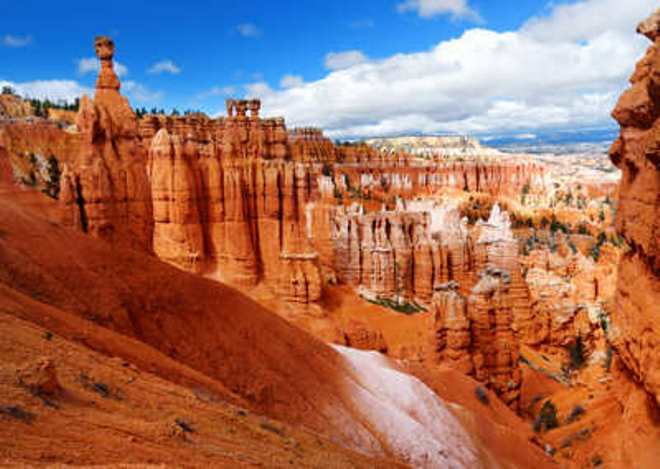
#> input picture dip_pics/canyon.jpg, 660 x 469 px
$ jupyter execute spatial_ops.ipynb   (shell and % lines are left out)
#> lines starting #> are read from the running program, lines starting #| are printed output that depends on the picture
### dip_utils/vis_utils.py
'''
Image Processing Visualization Utilities
stough, 202-

Includes RGB color cube and three-channel histogramming.
Also a lab_uniform, which normalizes the perceived intensity of
custom colormaps.
'''

import matplotlib.pyplot as plt
import numpy as np
import skimage.color as color
# from mpl_toolkits.mplot3d import Axes3D
from matplotlib import cm # all the colormaps...

from matplotlib import animation
from IPython.display import HTML, Image
import cv2
import os


# [187 lines left out: functions vis_rgb_cube, vis_hsv_cube, vis_lab_cube, vis_ybr_cube, vis_image, not called in this run]


def vis_hists(I, bins = 256):
    '''
    vis_hists(I): plot the image and its three-channel histograms together.
    '''
#     assert len(I.shape)==3 and I.shape[-1]==3, \
#            f'vis_hists Error: I.shape should be 3-channel, got {I.shape}.'

    _, allbins = np.histogram(I.ravel(), bins=bins)

    f, axarr = plt.subplots(1,2, figsize=(9, 3))

    axarr[0].imshow(I, cmap=[None, 'gray'][len(I.shape)==2]) #https://matplotlib.org/api/_as_gen/matplotlib.pyplot.imshow.html
    axarr[0].set_title('Image')

    if len(I.shape) == 2:
        axarr[1].hist(I.ravel(), allbins, alpha = .8, label = 'gray', color = 'k');
    else:
        axarr[1].hist(I[...,0].ravel(), allbins, alpha = .6, label = 'red', color = 'r');
        axarr[1].hist(I[...,1].ravel(), allbins, alpha = .6, label = 'green', color = 'g');
        axarr[1].hist(I[...,2].ravel(), allbins, alpha = .6, label = 'blue', color = 'b');
    axarr[1].legend(loc = 'upper right');
    plt.tight_layout()


def vis_pair(I, J, figsize = (8,3), shared = True,
             first_title = 'Original', second_title = 'New',
             show_ticks = True, **kwargs):
    '''
    vis_pair(I, J, figsize = (8,3), shared = True, first_title = 'Original', second_title = 'New'):
    produce a plot of images I and J together. By default takes care of sharing axes to provide
    a little 1x2 plot without all the coding.
    '''
    f, ax = plt.subplots(1,2, figsize=figsize, sharex = shared, sharey = shared)
    ax[0].imshow(I, **kwargs)
    ax[0].set_title(first_title)
    ax[1].imshow(J, **kwargs)
    ax[1].set_title(second_title)

    if not show_ticks:
        [a.axes.get_xaxis().set_visible(False) for a in ax];
        [a.axes.get_yaxis().set_visible(False) for a in ax];

    plt.tight_layout()

# [133 lines left out: functions vis_triple, lab_uniform, vis_surface, loadvideo, makeVideo, not called in this run]

### dip_utils/matrix_utils.py
"""
Simple Matrix Utilities
stough, 202-
"""

import numpy as np

# Given an ndarray, returns a tuple of info...
def arr_info(arr):
    """
    arr_info(arr): return a tuple of shape, type, min, and max for the ndarray arr.
    """
    return arr.shape, arr.dtype, arr.min(), arr.max()


# [9 lines left out: function make_linmap, not called in this run]

### SpatialFiltering/spatial_ops.ipynb
# Spatial Operations
stough 202-

1. [Predictive Coding from spatial operations perspective](#predictive)
1. [Unsharp Masking](#unsharp)
1. [Gradient Maps](#gradient)

To this point we have generally thought of images as collections of **independent** pixels, organized in a grid for sure but not really thought of as a connected collection. We have heavily considered the [histograms of images](../NumpyAndVisualization/matplotlib_tutorial.ipynb#Histograms) for use in [contrast enhancement](../Enhancement/enhance_histeq.ipynb) and [compression](../Entropy/entropy_intro.ipynb), where histogramming completely destroys the spatial relationships that these pixels have with one another. In considering entropy in fact, we modeled our image as a sequence of **independent and identically distributed (iid)** symbols sampled from the histogram (probability distribution).

We did hint at the importance of **spatial coherence**, which is exactly the way in which images are not iid sequences. We saw that **predictive coding**, using neighbors of a pixel to predict that pixel and then encoding only the error of prediction, leads to much more highly compressible signals than the images themselves. Were pixels iid, then such an encoding would be of no benefit. If our [power transform](../Enhancement/enhance_transfer.ipynb#power) is an example of a single-pixel operation (or point transform), then predictive coding is an example of a **spatial or neighborhood operation**.

**Spatial operations** are operations that we apply to the pixels of an image that take into account the neighborhood of a pixel. Linear versions of such operations are also called **spatial filters**. We're basically looking at the neighborhood of a pixel and computing a linear combination of the values/intensities in that neighborhood.

Here we're going to look at some spatial operations using [`scipy.ndimage.correlate`](https://docs.scipy.org/doc/scipy/reference/generated/scipy.ndimage.correlate.html).

## Imports
Bringing in [`scipy.ndimage.correlate`](https://docs.scipy.org/doc/scipy/reference/generated/scipy.ndimage.correlate.html) and [`convolve`](https://docs.scipy.org/doc/scipy/reference/generated/scipy.signal.convolve.html).

[cell 1]
import matplotlib.pyplot as plt
import numpy as np

# For spatial filtering/operations
from scipy.ndimage import (correlate,
                           convolve)

# For importing from alternative directory sources
import sys
sys.path.insert(0, '../dip_utils')

from matrix_utils import (arr_info,
                          make_linmap)
from vis_utils import (vis_rgb_cube,
                       vis_hists,
                       vis_pair)

<a id='predictive'></a>

## Review Predictive Coding
Instead of directly using `np.diff`, we can use correlate.

[cell 2]
I = plt.imread('../dip_pics/canyon.jpg')
#> I is the input picture: shape (469, 660, 3); mean R, G, B 158.2, 110, 96.4
vis_hists(I)
#> in vis_hists, `_, allbins = np.histogram(I.ravel(), bins=bins)`: allbins = 257 values from 0 to 255
#> (the call stopped at in vis_hists, `f, axarr = plt.subplots(1,2, figsize=(9, 3))`: IPython is not available in this run)
print(arr_info(I))
#| ((469, 660, 3), dtype('uint8'), 0, 255)

[cell 3]
J = I[...,0]
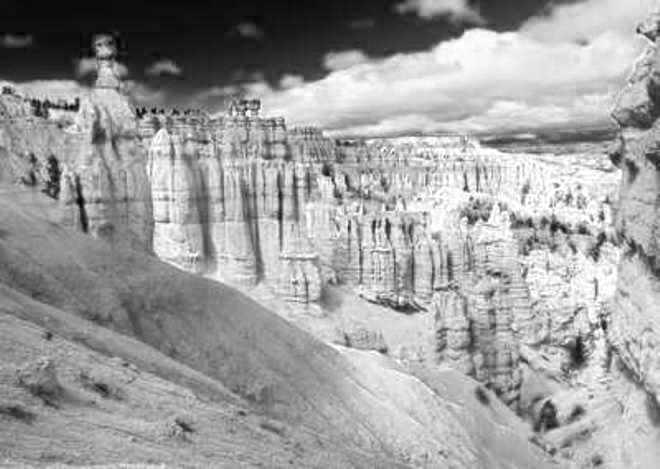
#> J: shape (469, 660); min 0, max 255, mean 158.2
vis_hists(J)
#> (the call stopped at in vis_hists, `f, axarr = plt.subplots(1,2, figsize=(9, 3))`: IPython is not available in this run)

[cell 4]
h = np.array([-1, 1], ndmin=2).astype('int16')

[cell 5]
h

[cell 6]
arr_info(h)

[cell 7]
Jf = correlate(J.astype('int16'), h, mode='constant', cval=0)
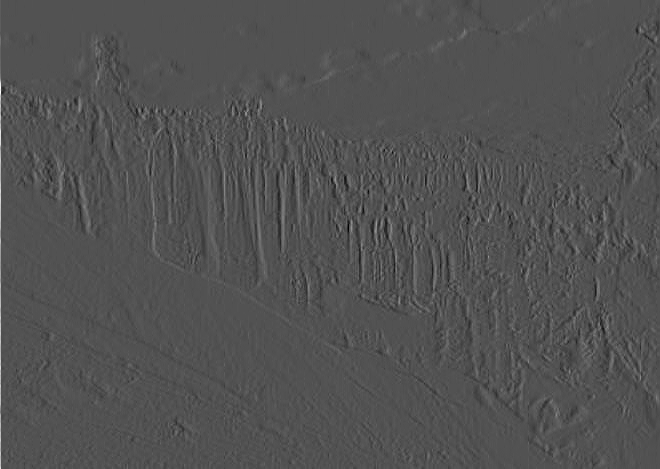
#> Jf: shape (469, 660) int16; min -113, max 238, mean 0.2; drawn with min black and max white
arr_info(Jf)

[cell 8]
vis_hists(Jf)
#> (the call stopped at in vis_hists, `f, axarr = plt.subplots(1,2, figsize=(9, 3))`: IPython is not available in this run)

<a id='unsharp'></a>

## Unsharp Masking
Above we saw how to use a spatial filter to get at local pixel differences.
Here we'll use a blur to actually sharpen the edges in an image. In the below, we basically recalculate every pixel to actually be the average of its neighborhood, here just a 5x5 neighborhood.

[cell 9]
h = np.ones((5,5))/25.0
h

[cell 10]
Jf = correlate(J.astype('float'), h, mode='constant', cval=0)
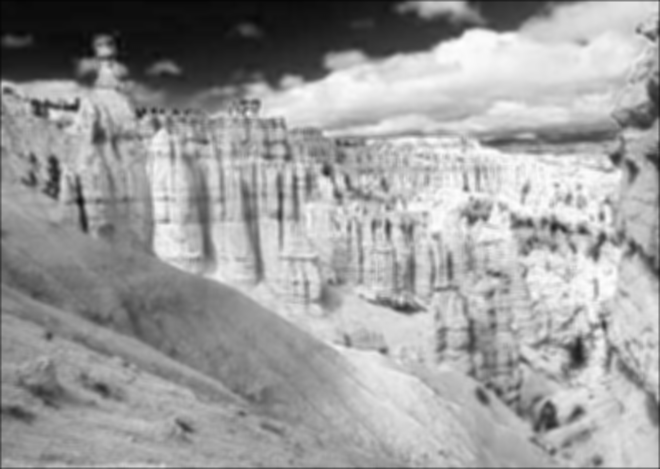
#> Jf: shape (469, 660) float64; min 5, max 254.6, mean 157.6

[cell 11]
vis_pair(J, Jf, cmap='gray', second_title="Blurred")
#> (the call stopped at in vis_pair, `f, ax = plt.subplots(1,2, figsize=figsize, sharex = shared, sharey = s..`: IPython is not available in this run)

[cell 12]
arr_info(Jf)

[cell 13]
arr_info(J)

[cell 14]
D = J - Jf
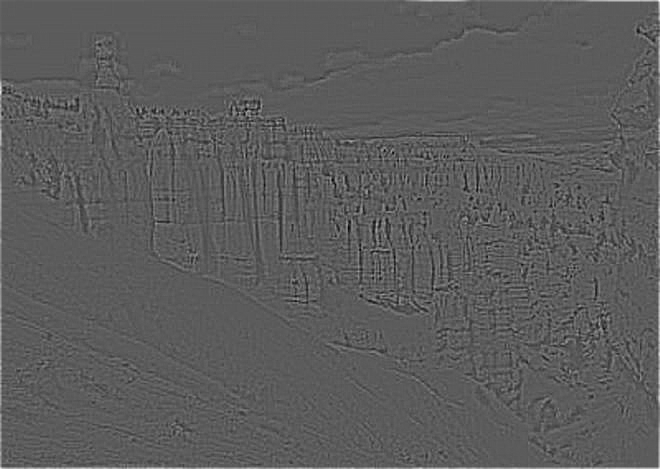
#> D: shape (469, 660) float64; min -84.64, max 150.4, mean 0.5; drawn with min black and max white
vis_hists(D)
#> (the call stopped at in vis_hists, `f, axarr = plt.subplots(1,2, figsize=(9, 3))`: IPython is not available in this run)

[cell 15]
vis_pair(J, D, cmap='gray', second_title='Original - Blurred')
#> (the call stopped at in vis_pair, `f, ax = plt.subplots(1,2, figsize=figsize, sharex = shared, sharey = s..`: IPython is not available in this run)

[cell 16]
Jsharp = J + 2*D
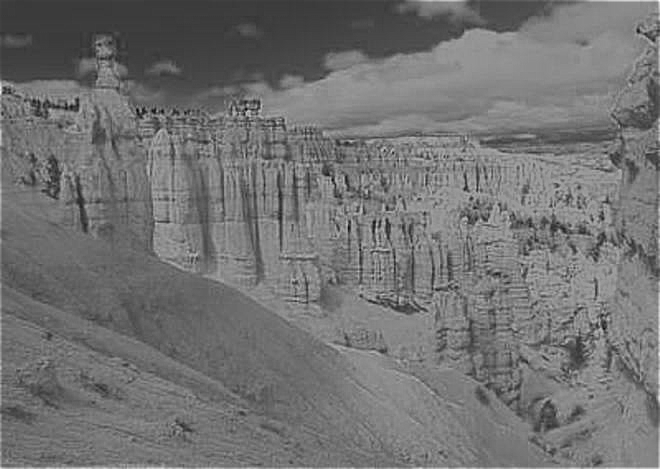
#> Jsharp: shape (469, 660) float64; min -145.8, max 531.7, mean 159.3; drawn with min black and max white
# vis_pair(J, Jsharp, cmap='gray') # results in less contrast due to out-of-range pixels messing up display.
vis_pair(J, np.clip(Jsharp,0,255), cmap='gray', second_title="Sharpened")
#> (the call stopped at in vis_pair, `f, ax = plt.subplots(1,2, figsize=figsize, sharex = shared, sharey = s..`: IPython is not available in this run)

[cell 17]
arr_info(Jsharp)

[cell 18]
plt.figure()
plt.plot(J[193, 250:270])
plt.plot(np.clip(Jsharp,0,255)[193, 250:270])

<a id='gradient'></a>

## Gradient Maps
An alternative filter design can give us locally computed vertical and horizontal *edginess* if you will. These first order derivative images in $x,y$ can allow us to compute the gradient map of an image. Basically the edginess of every pixel.

[cell 19]
I = plt.imread('../dip_pics/girl_with_glasses.png')
vis_hists(I)
print(arr_info(I))

[cell 20]
h = np.ones((5,5))/25.0
h

[cell 21]
h = np.array([[1, 0, -1],[2, 0, -2],[1, 0, -1]])

[cell 22]
h

This filter we've designed above responds to vertical edges; that is, to get a large magnitude response from correlation with a 3x3 image neighborhood, we would need the left side of this tiny neighborhood to look brighter than the right (or darker for a large negative response). This is the famous Sobel operator, which you can read more about [here](https://en.wikipedia.org/wiki/Sobel_operator) and [here](https://homepages.inf.ed.ac.uk/rbf/HIPR2/sobel.htm).

[cell 23]
plt.figure()
plt.imshow(h, cmap='gray')

[cell 24]
Gx = correlate(I[...,0], h, mode='nearest')

[cell 25]
vis_pair(I, Gx, cmap='gray', second_title="GX")

[cell 26]
Gy = correlate(I[...,0], h.transpose(), mode='nearest')

[cell 27]
vis_pair(Gx, Gy, cmap='gray', first_title='Gx', second_title='Gy')

The above are the first order derivatives in $x$ and $y$ for the original image when thought of as a height map, and using the Sobel operators to compute local difference.

The gradient magnitude (how steep the height map is) is then the square root of the sum of the square dervatives.

[cell 28]
G = np.sqrt(Gx**2 + Gy**2)
# G = Gx**2 + Gy**2

[cell 29]
arr_info(G)

[cell 30]
vis_pair(I, G.max() - G, cmap='gray', second_title='Grad Mag')

### Laplacian
second derivative

[cell 31]
h = np.array([[-1, -1, -1],[-1, 8, -1],[-1, -1, -1]])

[cell 32]
h

[cell 33]
J = correlate(I[...,0], h, mode='nearest')
arr_info(J)

[cell 34]
J = np.abs(J)
J = J/J.max()
arr_info(J)

[cell 35]
vis_pair(I, 1 - np.log2(J+1),  cmap='gray')

### Summary of Spatial Operations
(thanks Claude)

In this demonstration, we explored **spatial operations**—image processing techniques that leverage the neighborhood relationships between pixels, in contrast to pixel-independent point operations.

**Key Concepts Covered:**

1. **Predictive Coding**: Using the `correlate` function to compute local differences between pixels, revealing how spatial coherence makes images more compressible than independent pixel sequences.

2. **Unsharp Masking**: A sharpening technique that:
    - Blurs the image using a neighborhood average (5×5 kernel)
    - Computes the difference between original and blurred versions
    - Amplifies edges by adding back the difference signal

3. **Gradient Maps**: Computing edge detection using first-order derivatives:
    - **Sobel operators** to calculate horizontal (Gx) and vertical (Gy) derivatives
    - **Gradient magnitude** ($\sqrt{G_x^2 + G_y^2}$) represents local "edginess"
    - These filters respond to directional intensity changes in the image

4. **Laplacian Operator**: A second-order derivative filter that detects edges through zero-crossings, useful for edge enhancement and fine detail extraction.

All these operations employ **linear spatial filters**—kernels that compute weighted sums of pixel neighborhoods—enabling us to extract meaningful local image features that point operations cannot access.

**Potential Extensions**:
- Implement a multi-scale approach: apply the operations at different blur kernel sizes and combine the results
- Apply directional edge detection by experimenting with rotated Sobel operators (e.g., 45° and 135° edges in addition to horizontal/vertical)
- Test your pipeline on different image types (natural scenes, text documents, medical images) and discuss which operations work best for each domain

This activity reinforces the core concepts: spatial filters as weighted neighborhood operations, how edge detection and smoothing interact, and the importance of choosing appropriate kernels for different image enhancement goals.

$ run again, with dip_pics/bellagio.jpg copied over dip_pics/canyon.jpg
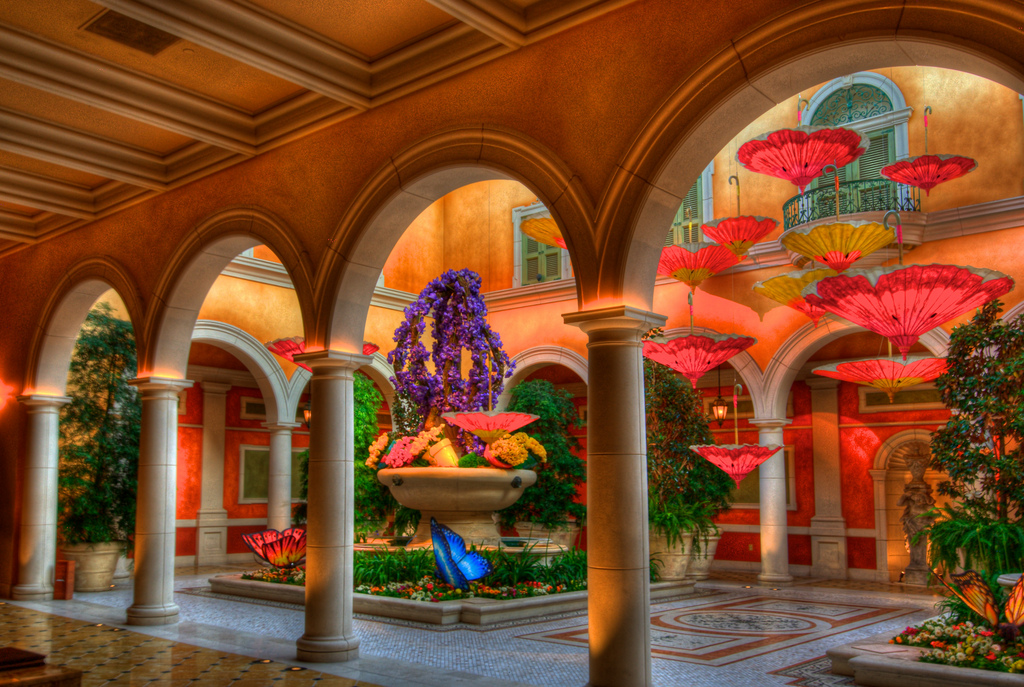
#> input picture dip_pics/bellagio.jpg, 1024 x 687 px
#> I is the input picture: shape (687, 1024, 3); mean R, G, B 125.3, 74.7, 41.6
#> allbins = 257 values from 0 to 255
#| ((687, 1024, 3), dtype('uint8'), 0, 255)
#> `Jf = correlate(J.astype('int16'), h, mode='constant', cval=0)`:
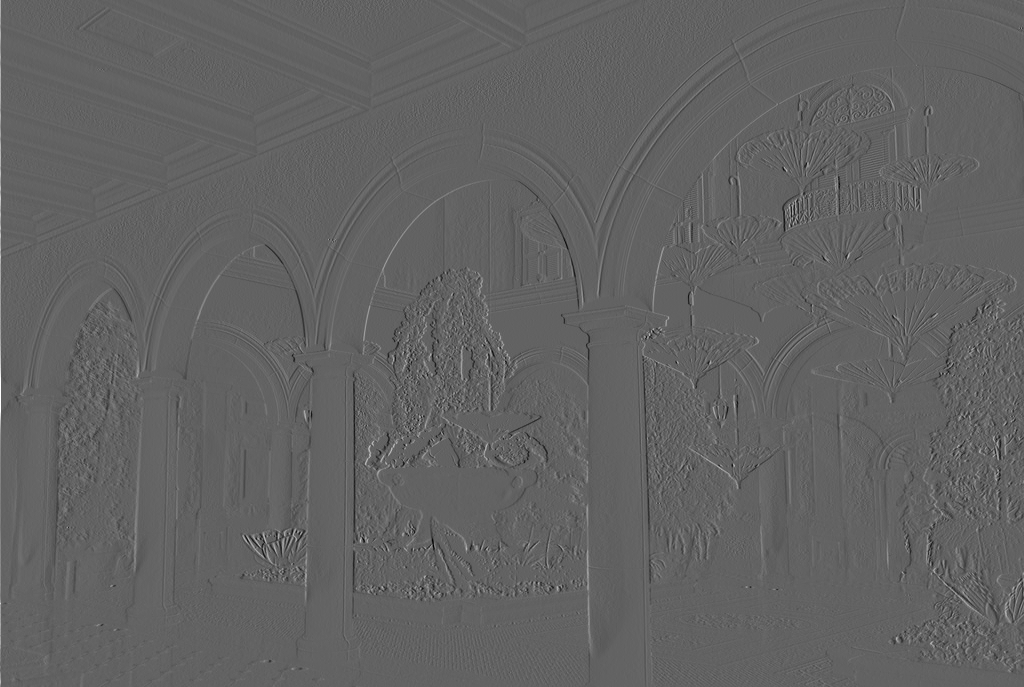
#> Jf: shape (687, 1024) int16; min -161, max 255, mean 0.1; drawn with min black and max white
#> `Jsharp = J + 2*D`:
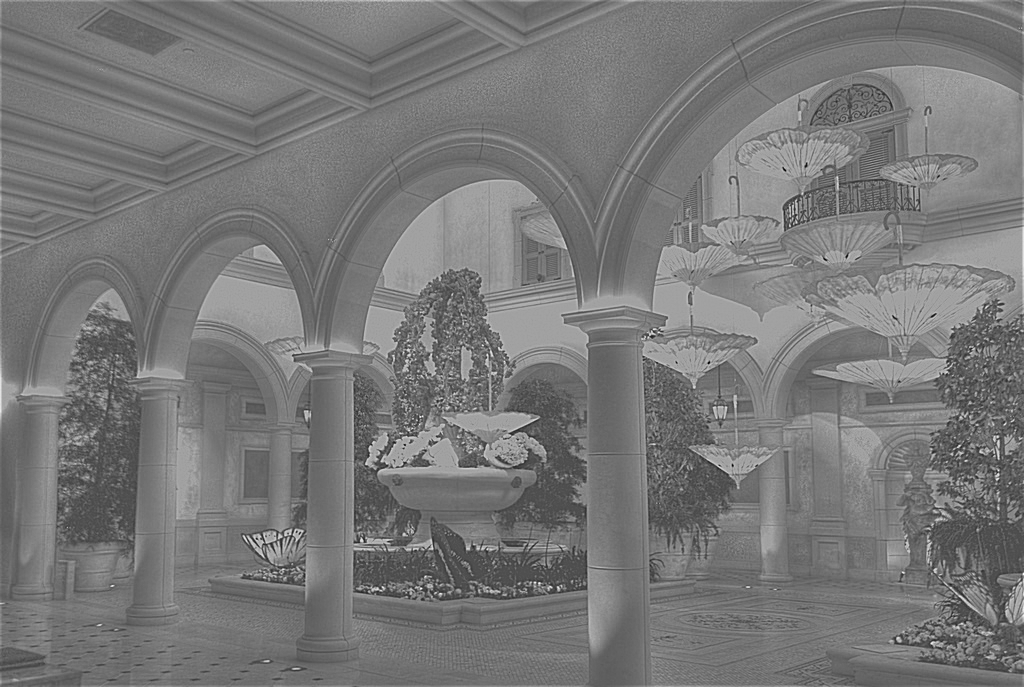
#> Jsharp: shape (687, 1024) float64; min -249.6, max 546.8, mean 125.9; drawn with min black and max white
